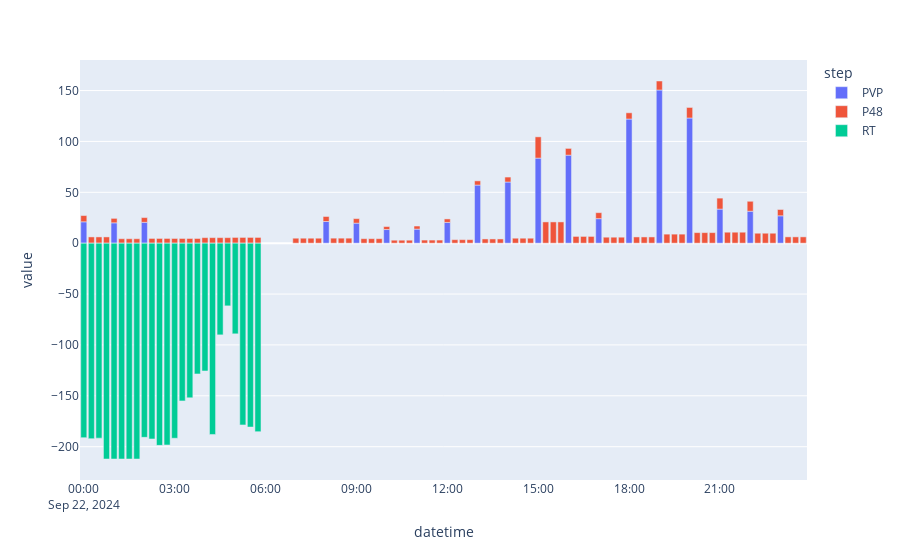

The code cell stored with this chart in its notebook:
### Code cell
px.bar(
    data_frame=df,
    x='datetime',
    y='value',
    color='step'
)
